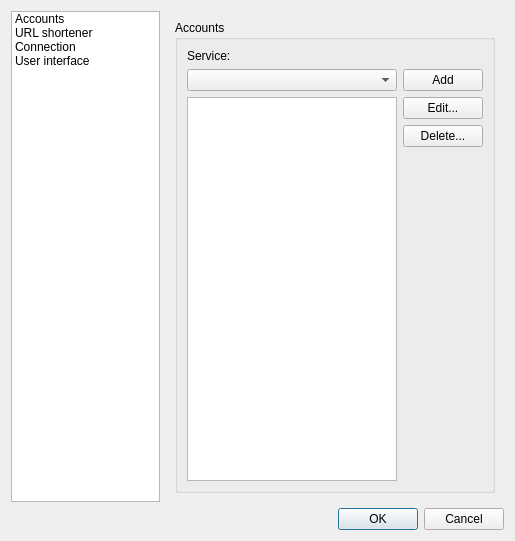
<?xml version="1.0" encoding="UTF-8"?>
<ui version="4.0">
 <class>OptionsDialog</class>
 <widget class="QDialog" name="OptionsDialog">
  <property name="windowModality">
   <enum>Qt::ApplicationModal</enum>
  </property>
  <property name="geometry">
   <rect>
    <x>0</x>
    <y>0</y>
    <width>515</width>
    <height>541</height>
   </rect>
  </property>
  <property name="acceptDrops">
   <bool>true</bool>
  </property>
  <property name="windowTitle">
   <string>Options</string>
  </property>
  <property name="modal">
   <bool>true</bool>
  </property>
  <layout class="QGridLayout" name="gridLayout_17">
   <item row="0" column="0">
    <layout class="QVBoxLayout" name="verticalLayout_10">
     <item>
      <layout class="QHBoxLayout" name="horizontalLayout">
       <item>
        <widget class="QListWidget" name="optionsGroupListWidget">
         <item>
          <property name="text">
           <string>Accounts</string>
          </property>
         </item>
         <item>
          <property name="text">
           <string>URL shortener</string>
          </property>
         </item>
         <item>
          <property name="text">
           <string>Connection</string>
          </property>
         </item>
         <item>
          <property name="text">
           <string>User interface</string>
          </property>
         </item>
        </widget>
       </item>
       <item>
        <widget class="QStackedWidget" name="optionsStackedWidget">
         <property name="frameShape">
          <enum>QFrame::NoFrame</enum>
         </property>
         <property name="frameShadow">
          <enum>QFrame::Plain</enum>
         </property>
         <property name="midLineWidth">
          <number>-4</number>
         </property>
         <property name="currentIndex">
          <number>2</number>
         </property>
         <widget class="QWidget" name="connectionPage">
          <layout class="QGridLayout" name="gridLayout_2">
           <item row="0" column="0">
            <widget class="QGroupBox" name="groupBox">
             <property name="title">
              <string>Connection</string>
             </property>
             <layout class="QGridLayout" name="gridLayout">
              <property name="verticalSpacing">
               <number>6</number>
              </property>
              <property name="leftMargin">
               <number>4</number>
              </property>
              <item row="0" column="0">
               <layout class="QVBoxLayout" name="verticalLayout">
                <item>
                 <widget class="QCheckBox" name="useProxyCheckBox">
                  <property name="text">
                   <string>use proxy</string>
                  </property>
                 </widget>
                </item>
                <item>
                 <widget class="QLabel" name="label_8">
                  <property name="text">
                   <string>Proxy address:</string>
                  </property>
                  <property name="buddy">
                   <cstring>proxyAddressLineEdit</cstring>
                  </property>
                 </widget>
                </item>
                <item>
                 <widget class="QLineEdit" name="proxyAddressLineEdit"/>
                </item>
                <item>
                 <widget class="QLabel" name="label_9">
                  <property name="text">
                   <string>Proxy port:</string>
                  </property>
                  <property name="buddy">
                   <cstring>proxyPortLineEdit</cstring>
                  </property>
                 </widget>
                </item>
                <item>
                 <widget class="QLineEdit" name="proxyPortLineEdit"/>
                </item>
                <item>
                 <widget class="QLabel" name="label_6">
                  <property name="text">
                   <string>Proxy username:</string>
                  </property>
                  <property name="buddy">
                   <cstring>proxyUsernameLineEdit</cstring>
                  </property>
                 </widget>
                </item>
                <item>
                 <widget class="QLineEdit" name="proxyUsernameLineEdit"/>
                </item>
                <item>
                 <widget class="QLabel" name="label_7">
                  <property name="text">
                   <string>Proxy password:</string>
                  </property>
                  <property name="buddy">
                   <cstring>proxyPasswordLineEdit</cstring>
                  </property>
                 </widget>
                </item>
                <item>
                 <widget class="QLineEdit" name="proxyPasswordLineEdit">
                  <property name="echoMode">
                   <enum>QLineEdit::Password</enum>
                  </property>
                 </widget>
                </item>
                <item>
                 <widget class="QCheckBox" name="proxySavePasswordCheckBox">
                  <property name="text">
                   <string>save proxy password</string>
                  </property>
                 </widget>
                </item>
                <item>
                 <spacer name="verticalSpacer">
                  <property name="orientation">
                   <enum>Qt::Vertical</enum>
                  </property>
                  <property name="sizeHint" stdset="0">
                   <size>
                    <width>215</width>
                    <height>13</height>
                   </size>
                  </property>
                 </spacer>
                </item>
               </layout>
              </item>
             </layout>
            </widget>
           </item>
          </layout>
         </widget>
         <widget class="QWidget" name="userInterfacePage">
          <layout class="QGridLayout" name="gridLayout_7">
           <item row="0" column="0">
            <widget class="QGroupBox" name="groupBox_2">
             <property name="title">
              <string>User interface</string>
             </property>
             <layout class="QGridLayout" name="gridLayout_5">
              <item row="0" column="0">
               <widget class="QTabWidget" name="tabWidget">
                <property name="currentIndex">
                 <number>0</number>
                </property>
                <widget class="QWidget" name="Tab_2">
                 <attribute name="title">
                  <string>Tabs</string>
                 </attribute>
                 <layout class="QGridLayout" name="gridLayout_6">
                  <item row="0" column="0">
                   <layout class="QVBoxLayout" name="verticalLayout_5">
                    <item>
                     <layout class="QHBoxLayout" name="horizontalLayout_4">
                      <item>
                       <widget class="QCheckBox" name="homeTabCheckBox">
                        <property name="text">
                         <string>Home</string>
                        </property>
                        <property name="checked">
                         <bool>true</bool>
                        </property>
                       </widget>
                      </item>
                      <item>
                       <widget class="QCheckBox" name="homeTabAutoUpdateCheckBox">
                        <property name="text">
                         <string>auto-update</string>
                        </property>
                        <property name="checked">
                         <bool>true</bool>
                        </property>
                       </widget>
                      </item>
                     </layout>
                    </item>
                    <item>
                     <layout class="QHBoxLayout" name="horizontalLayout_5">
                      <item>
                       <widget class="QCheckBox" name="publicTabCheckBox">
                        <property name="text">
                         <string>Public</string>
                        </property>
                        <property name="checked">
                         <bool>true</bool>
                        </property>
                       </widget>
                      </item>
                      <item>
                       <widget class="QCheckBox" name="publicTabAutoUpdateCheckBox">
                        <property name="text">
                         <string>auto-update</string>
                        </property>
                       </widget>
                      </item>
                     </layout>
                    </item>
                    <item>
                     <layout class="QHBoxLayout" name="horizontalLayout_6">
                      <item>
                       <widget class="QCheckBox" name="repliesTabCheckBox">
                        <property name="text">
                         <string>Replies</string>
                        </property>
                        <property name="checked">
                         <bool>true</bool>
                        </property>
                       </widget>
                      </item>
                      <item>
                       <widget class="QCheckBox" name="repliesTabAutoUpdateCheckBox">
                        <property name="text">
                         <string>auto-update</string>
                        </property>
                        <property name="checked">
                         <bool>true</bool>
                        </property>
                       </widget>
                      </item>
                     </layout>
                    </item>
                    <item>
                     <layout class="QHBoxLayout" name="horizontalLayout_7">
                      <item>
                       <widget class="QCheckBox" name="customTabCheckBox">
                        <property name="text">
                         <string>Custom</string>
                        </property>
                        <property name="checked">
                         <bool>true</bool>
                        </property>
                       </widget>
                      </item>
                      <item>
                       <widget class="QCheckBox" name="customTabAutoUpdateCheckBox">
                        <property name="text">
                         <string>auto-update</string>
                        </property>
                       </widget>
                      </item>
                     </layout>
                    </item>
                    <item>
                     <layout class="QHBoxLayout" name="horizontalLayout_8">
                      <item>
                       <widget class="QCheckBox" name="inboxTabCheckBox">
                        <property name="text">
                         <string>Inbox</string>
                        </property>
                        <property name="checked">
                         <bool>true</bool>
                        </property>
                       </widget>
                      </item>
                      <item>
                       <widget class="QCheckBox" name="inboxTabAutoUpdateCheckBox">
                        <property name="text">
                         <string>auto-update</string>
                        </property>
                        <property name="checked">
                         <bool>true</bool>
                        </property>
                       </widget>
                      </item>
                     </layout>
                    </item>
                    <item>
                     <layout class="QHBoxLayout" name="horizontalLayout_9">
                      <item>
                       <widget class="QCheckBox" name="outboxTabCheckBox">
                        <property name="text">
                         <string>Outbox</string>
                        </property>
                        <property name="checked">
                         <bool>true</bool>
                        </property>
                       </widget>
                      </item>
                      <item>
                       <widget class="QCheckBox" name="outboxTabAutoUpdateCheckBox">
                        <property name="text">
                         <string>auto-update</string>
                        </property>
                       </widget>
                      </item>
                     </layout>
                    </item>
                    <item>
                     <layout class="QHBoxLayout" name="horizontalLayout_10">
                      <item>
                       <widget class="QCheckBox" name="searchTabCheckBox">
                        <property name="text">
                         <string>Search</string>
                        </property>
                        <property name="checked">
                         <bool>true</bool>
                        </property>
                       </widget>
                      </item>
                      <item>
                       <widget class="QCheckBox" name="searchTabAutoUpdateCheckBox">
                        <property name="text">
                         <string>auto-update</string>
                        </property>
                       </widget>
                      </item>
                     </layout>
                    </item>
                    <item>
                     <layout class="QHBoxLayout" name="horizontalLayout_11">
                      <item>
                       <widget class="QCheckBox" name="favoritesTabCheckBox">
                        <property name="text">
                         <string>Favorites</string>
                        </property>
                        <property name="checked">
                         <bool>true</bool>
                        </property>
                       </widget>
                      </item>
                      <item>
                       <widget class="QCheckBox" name="favoritesTabAutoUpdateCheckBox">
                        <property name="text">
                         <string>auto-update</string>
                        </property>
                       </widget>
                      </item>
                     </layout>
                    </item>
                    <item>
                     <layout class="QHBoxLayout" name="horizontalLayout_12">
                      <item>
                       <widget class="QLabel" name="label_3">
                        <property name="text">
                         <string>Update interval:</string>
                        </property>
                       </widget>
                      </item>
                      <item>
                       <widget class="QSpinBox" name="updateIntervalSpinBox">
                        <property name="sizePolicy">
                         <sizepolicy hsizetype="Minimum" vsizetype="Fixed">
                          <horstretch>0</horstretch>
                          <verstretch>0</verstretch>
                         </sizepolicy>
                        </property>
                        <property name="suffix">
                         <string>s</string>
                        </property>
                        <property name="minimum">
                         <number>10</number>
                        </property>
                        <property name="maximum">
                         <number>3600</number>
                        </property>
                        <property name="value">
                         <number>300</number>
                        </property>
                       </widget>
                      </item>
                      <item>
                       <spacer name="horizontalSpacer">
                        <property name="orientation">
                         <enum>Qt::Horizontal</enum>
                        </property>
                        <property name="sizeHint" stdset="0">
                         <size>
                          <width>40</width>
                          <height>20</height>
                         </size>
                        </property>
                       </spacer>
                      </item>
                     </layout>
                    </item>
                    <item>
                     <spacer name="verticalSpacer_3">
                      <property name="orientation">
                       <enum>Qt::Vertical</enum>
                      </property>
                      <property name="sizeHint" stdset="0">
                       <size>
                        <width>20</width>
                        <height>40</height>
                       </size>
                      </property>
                     </spacer>
                    </item>
                   </layout>
                  </item>
                 </layout>
                </widget>
                <widget class="QWidget" name="tab">
                 <attribute name="title">
                  <string>Misc</string>
                 </attribute>
                 <layout class="QGridLayout" name="gridLayout_4">
                  <item row="0" column="0">
                   <layout class="QVBoxLayout" name="verticalLayout_4">
                    <item>
                     <widget class="QCheckBox" name="showGreetingMessageCheckBox">
                      <property name="text">
                       <string>Show greeting message:</string>
                      </property>
                      <property name="checked">
                       <bool>true</bool>
                      </property>
                     </widget>
                    </item>
                    <item>
                     <widget class="QLineEdit" name="greetingMessageLineEdit"/>
                    </item>
                    <item>
                     <widget class="QCheckBox" name="showLeftCharactersNumberCheckBox">
                      <property name="text">
                       <string>Show left characters number</string>
                      </property>
                     </widget>
                    </item>
                    <item>
                     <widget class="QLabel" name="label_4">
                      <property name="text">
                       <string>Number of messages per page:</string>
                      </property>
                     </widget>
                    </item>
                    <item>
                     <widget class="QLineEdit" name="messagesPerPageLineEdit"/>
                    </item>
                    <item>
                     <widget class="QLabel" name="label_12">
                      <property name="text">
                       <string>Number of messages in popup:</string>
                      </property>
                     </widget>
                    </item>
                    <item>
                     <widget class="QLineEdit" name="messagesInPopupLineEdit"/>
                    </item>
                    <item>
                     <widget class="QLabel" name="label_13">
                      <property name="text">
                       <string>Retweet tag:</string>
                      </property>
                     </widget>
                    </item>
                    <item>
                     <widget class="QLineEdit" name="retweetTagLineEdit"/>
                    </item>
                    <item>
                     <widget class="QCheckBox" name="retweetTagAfterTextCheckBox">
                      <property name="text">
                       <string>Display retweet tag after text instead of in front</string>
                      </property>
                     </widget>
                    </item>
                    <item>
                     <widget class="QCheckBox" name="placeUsernameUnderAvatarCheckBox">
                      <property name="text">
                       <string>Place username under avatar</string>
                      </property>
                      <property name="checked">
                       <bool>false</bool>
                      </property>
                     </widget>
                    </item>
                    <item>
                     <widget class="QCheckBox" name="showMessagesInTrayCheckBox">
                      <property name="text">
                       <string>Show messages in the tray</string>
                      </property>
                      <property name="checked">
                       <bool>true</bool>
                      </property>
                     </widget>
                    </item>
                    <item>
                     <widget class="QCheckBox" name="placeControlsVerticallyCheckBox">
                      <property name="text">
                       <string>Place controls vertically</string>
                      </property>
                      <property name="checked">
                       <bool>true</bool>
                      </property>
                     </widget>
                    </item>
                    <item>
                     <widget class="QCheckBox" name="placeTabsVerticallyCheckBox">
                      <property name="text">
                       <string>Place tabs vertically</string>
                      </property>
                      <property name="checked">
                       <bool>true</bool>
                      </property>
                     </widget>
                    </item>
                    <item>
                     <widget class="QCheckBox" name="showLastMessageCheckBox">
                      <property name="text">
                       <string>Show last status</string>
                      </property>
                      <property name="checked">
                       <bool>true</bool>
                      </property>
                     </widget>
                    </item>
                    <item>
                     <spacer name="verticalSpacer_2">
                      <property name="orientation">
                       <enum>Qt::Vertical</enum>
                      </property>
                      <property name="sizeHint" stdset="0">
                       <size>
                        <width>17</width>
                        <height>38</height>
                       </size>
                      </property>
                     </spacer>
                    </item>
                   </layout>
                  </item>
                 </layout>
                </widget>
               </widget>
              </item>
             </layout>
            </widget>
           </item>
          </layout>
         </widget>
         <widget class="QWidget" name="accountsPage">
          <layout class="QGridLayout" name="gridLayout_9">
           <item row="0" column="0">
            <widget class="QGroupBox" name="groupBox_3">
             <property name="title">
              <string>Accounts</string>
             </property>
             <layout class="QGridLayout" name="gridLayout_3">
              <item row="0" column="0">
               <layout class="QVBoxLayout" name="verticalLayout_3">
                <item>
                 <widget class="QLabel" name="label">
                  <property name="text">
                   <string>Service:</string>
                  </property>
                 </widget>
                </item>
                <item>
                 <layout class="QHBoxLayout" name="horizontalLayout_2">
                  <item>
                   <widget class="QComboBox" name="servicesComboBox"/>
                  </item>
                  <item>
                   <widget class="QPushButton" name="addAccountPushButton">
                    <property name="sizePolicy">
                     <sizepolicy hsizetype="Fixed" vsizetype="Fixed">
                      <horstretch>0</horstretch>
                      <verstretch>0</verstretch>
                     </sizepolicy>
                    </property>
                    <property name="text">
                     <string>Add</string>
                    </property>
                   </widget>
                  </item>
                 </layout>
                </item>
                <item>
                 <layout class="QHBoxLayout" name="horizontalLayout_3">
                  <item>
                   <widget class="QListWidget" name="accountsListWidget"/>
                  </item>
                  <item>
                   <layout class="QVBoxLayout" name="verticalLayout_2">
                    <item>
                     <widget class="QPushButton" name="editAccountPushButton">
                      <property name="text">
                       <string>Edit...</string>
                      </property>
                     </widget>
                    </item>
                    <item>
                     <widget class="QPushButton" name="deleteAccountPushButton">
                      <property name="text">
                       <string>Delete...</string>
                      </property>
                     </widget>
                    </item>
                    <item>
                     <spacer name="verticalSpacer_4">
                      <property name="orientation">
                       <enum>Qt::Vertical</enum>
                      </property>
                      <property name="sizeHint" stdset="0">
                       <size>
                        <width>20</width>
                        <height>40</height>
                       </size>
                      </property>
                     </spacer>
                    </item>
                   </layout>
                  </item>
                 </layout>
                </item>
               </layout>
              </item>
             </layout>
            </widget>
           </item>
          </layout>
         </widget>
         <widget class="QWidget" name="urlShortenerPage">
          <layout class="QGridLayout" name="gridLayout_11">
           <item row="0" column="0">
            <widget class="QGroupBox" name="groupBox_4">
             <property name="title">
              <string>Url shortener</string>
             </property>
             <layout class="QGridLayout" name="gridLayout_10">
              <item row="0" column="0">
               <layout class="QVBoxLayout" name="verticalLayout_7">
                <item>
                 <widget class="QLabel" name="label_2">
                  <property name="text">
                   <string>Choose service:</string>
                  </property>
                 </widget>
                </item>
                <item>
                 <widget class="QComboBox" name="urlShortenersComboBox"/>
                </item>
                <item>
                 <spacer name="verticalSpacer_7">
                  <property name="orientation">
                   <enum>Qt::Vertical</enum>
                  </property>
                  <property name="sizeHint" stdset="0">
                   <size>
                    <width>20</width>
                    <height>40</height>
                   </size>
                  </property>
                 </spacer>
                </item>
               </layout>
              </item>
             </layout>
            </widget>
           </item>
          </layout>
         </widget>
        </widget>
       </item>
      </layout>
     </item>
     <item>
      <widget class="QDialogButtonBox" name="buttonBox">
       <property name="orientation">
        <enum>Qt::Horizontal</enum>
       </property>
       <property name="standardButtons">
        <set>QDialogButtonBox::Cancel|QDialogButtonBox::Ok</set>
       </property>
      </widget>
     </item>
    </layout>
   </item>
  </layout>
 </widget>
 <resources/>
 <connections>
  <connection>
   <sender>buttonBox</sender>
   <signal>accepted()</signal>
   <receiver>OptionsDialog</receiver>
   <slot>accept()</slot>
   <hints>
    <hint type="sourcelabel">
     <x>248</x>
     <y>254</y>
    </hint>
    <hint type="destinationlabel">
     <x>157</x>
     <y>274</y>
    </hint>
   </hints>
  </connection>
  <connection>
   <sender>buttonBox</sender>
   <signal>rejected()</signal>
   <receiver>OptionsDialog</receiver>
   <slot>reject()</slot>
   <hints>
    <hint type="sourcelabel">
     <x>316</x>
     <y>260</y>
    </hint>
    <hint type="destinationlabel">
     <x>286</x>
     <y>274</y>
    </hint>
   </hints>
  </connection>
 </connections>
</ui>
